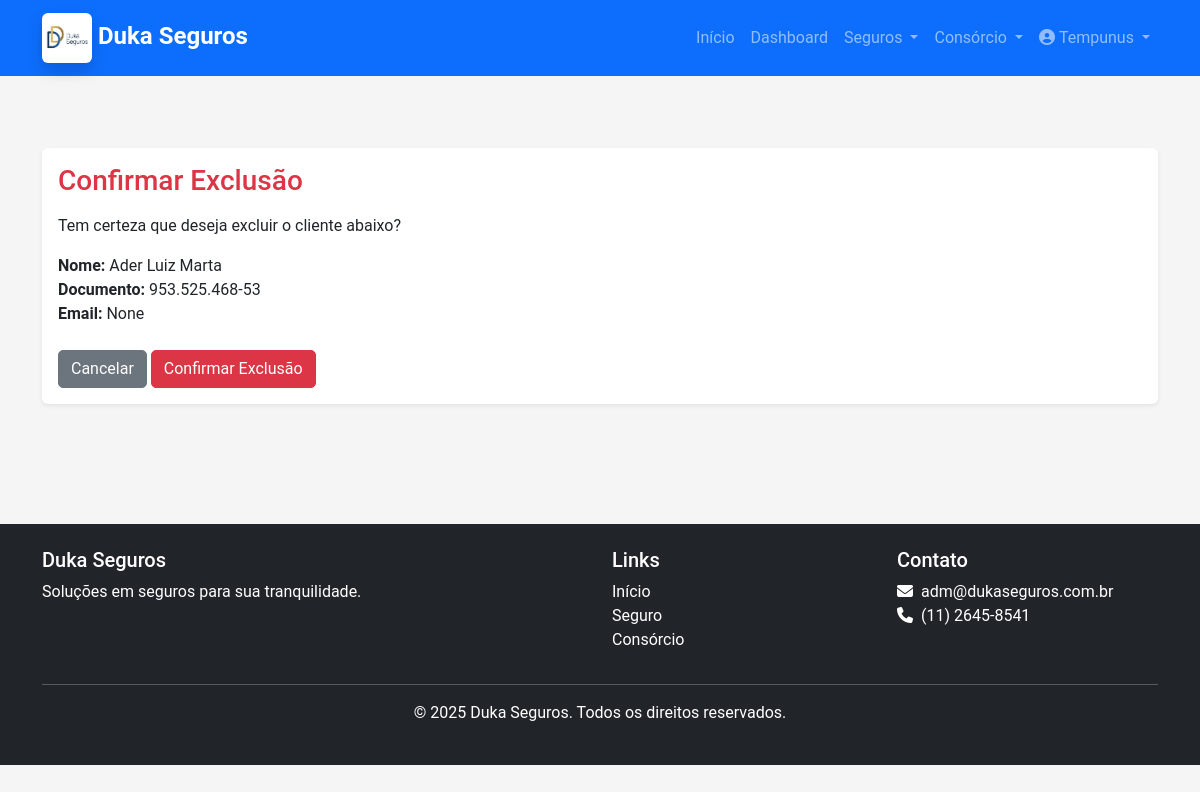
The app's page /clientes/3/excluir/ (signed in) with its own data.
### core/models.py (models this page shows, shortened)
class Cliente(models.Model):
    TIPO_CHOICES = [
        ('PF', 'Pessoa Física'),
        ('PJ', 'Pessoa Jurídica'),
    ]
    tipo = models.CharField(max_length=2, choices=TIPO_CHOICES, default='PF')
    nome = models.CharField(max_length=200)
    documento = models.CharField(max_length=20, unique=True, help_text="CPF ou CNPJ")
    email = models.EmailField(blank=True, null=True)
    telefone = models.CharField(max_length=20, blank=True, null=True)
    endereco = models.CharField(max_length=255, blank=True, null=True)
    cidade = models.CharField(max_length=100, blank=True, null=True)
    estado = models.CharField(max_length=2, blank=True, null=True)
    cep = models.CharField(max_length=10, blank=True, null=True)
    data_nascimento = models.DateField(blank=True, null=True)
    observacoes = models.TextField(blank=True, null=True)
    data_cadastro = models.DateTimeField(auto_now_add=True)
    data_atualizacao = models.DateTimeField(auto_now=True)
    ativo = models.BooleanField(default=True)
    cadastrado_por = models.ForeignKey(User, on_delete=models.SET_NULL, null=True, related_name='clientes_cadastrados')
    class Meta:
        verbose_name = 'Cliente'
        verbose_name_plural = 'Clientes'
        ordering = ['nome']

### core/views.py (the view)
# urls.py: path('clientes/<int:pk>/excluir/', views.cliente_excluir, name='cliente_excluir'),
@login_required
def cliente_excluir(request, pk):
    cliente = get_object_or_404(Cliente, pk=pk)
    if request.method == 'POST':
        cliente.delete()
        messages.success(request, 'Cliente excluído com sucesso!')
        return redirect('cliente_lista')
    return render(request, 'core/cliente_confirmar_exclusao.html', {'cliente': cliente})

### templates/core/cliente_confirmar_exclusao.html (shortened to what this page needs)
{% extends 'base.html' %}
{% block content %}
<div class="container py-5">
    <div class="card shadow-sm">
        <div class="card-body">
            <h3 class="text-danger mb-3">Confirmar Exclusão</h3>
            <p>Tem certeza que deseja excluir o cliente abaixo?</p>
            <ul class="list-unstyled">
                <li><strong>Nome:</strong> {{ cliente.nome }}</li>
                <li><strong>Documento:</strong> {{ cliente.documento }}</li>
                <li><strong>Email:</strong> {{ cliente.email }}</li>
            </ul>
            <form method="post" class="mt-4">
                <a href="{% url 'cliente_lista' %}" class="btn btn-secondary">Cancelar</a>
                <button type="submit" class="btn btn-danger">Confirmar Exclusão</button>
            </form>
        </div>
    </div>
</div>
{% endblock %}

### templates/base.html (shortened to what this page needs)
{% load static %}
<!DOCTYPE html>
<html lang="pt-br">
<head>
    <link href="https://cdn.jsdelivr.net/npm/bootstrap@5.3.0/dist/css/bootstrap.min.css" rel="stylesheet">
    <link rel="stylesheet" href="https://cdnjs.cloudflare.com/ajax/libs/font-awesome/6.4.0/css/all.min.css">
    <link rel="stylesheet" href="{% static 'css/style.css' %}">
</head>
<body>
    <nav class="navbar navbar-expand-lg navbar-dark bg-primary">
        <div class="container">
            <a class="navbar-brand" href="{% url 'home' %}">
                <img src="{% static 'images/Logo_Icon.jpg' %}" width="50" height="50" alt="Duka Seguros"
                    class="img-fluid rounded shadow"> Duka Seguros
            </a>
            <div class="collapse navbar-collapse" id="navbarNav">
                <ul class="navbar-nav ms-auto">
                    <li class="nav-item">
                        <a class="nav-link" href="{% url 'home' %}">Início</a>
                    </li>
                    {% if user.is_authenticated %}
                    <li class="nav-item">
                        <a class="nav-link" href="{% url 'dashboard' %}">Dashboard</a>
                    </li>
                    <li class="nav-item dropdown">
                        <a class="nav-link dropdown-toggle" href="#" id="servicosDropdown" role="button"
                            data-bs-toggle="dropdown">
                            Seguros
                        </a>
                    </li>
                    <li class="nav-item dropdown">
                        <a class="nav-link dropdown-toggle" href="#" id="consorcioDropdown" role="button" data-bs-toggle="dropdown">
                            Consórcio
                        </a>
                    </li>
                    <li class="nav-item dropdown">
                        <a class="nav-link dropdown-toggle" href="#" id="userDropdown" role="button"
                            data-bs-toggle="dropdown">
                            <i class="fas fa-user-circle me-1"></i>{{ user.username }}
                        </a>
                    </li>
                    {% endif %}
                </ul>
            </div>
        </div>
    </nav>
    <main class="py-4">
        {% block content %}{% endblock %}
    </main>
    <footer class="bg-dark text-white py-4 mt-5">
        <div class="container">
            <div class="row">
                <div class="col-md-6">
                    <h5>Duka Seguros</h5>
                    <p>Soluções em seguros para sua tranquilidade.</p>
                </div>
                <div class="col-md-3">
                    <h5>Links</h5>
                    <ul class="list-unstyled">
                        <li><a href="{% url 'home' %}" class="text-white">Início</a></li>
                        {% if user.is_authenticated %}
                        <li><a href="{% url 'seguradora_lista' %}" class="text-white">Seguro</a></li>
                        {% else %}
                        <li><a href="{% url 'dashboard' %}" class="text-white">Dashboard</a></li>
                        {% endif %}
                        <li><a href="{% url 'consorcio_lista' %}" class="text-white">Consórcio</a></li>
                    </ul>
                </div>
                <div class="col-md-3">
                    <h5>Contato</h5>
                    <ul class="list-unstyled">
                        <li><i class="fas fa-envelope me-2"></i>adm@dukaseguros.com.br</li>
                        <li><i class="fas fa-phone me-2"></i>(11) 2645-8541</li>
                    </ul>
                </div>
            </div>
            <hr>
            <div class="text-center">
                <p>&copy; {% now "Y" %} Duka Seguros. Todos os direitos reservados.</p>
            </div>
        </div>
    </footer>
</body>
</html>

### static/css/style.css (style rules this page uses)
:root { --primary-color: #0d6efd; --secondary-color: #6c757d; --success-color: #198754; --info-color: #0dcaf0; --warning-color: #ffc107; --danger-color: #dc3545; --light-color: #f8f9fa; --dark-color: #212529; }
body { font-family: 'Roboto', sans-serif; color: #333; background-color: #f5f5f5; }
.navbar-brand { font-weight: 700; font-size: 1.5rem; }
.card { border: none; transition: transform 0.3s ease, box-shadow 0.3s ease; }
.btn { border-radius: 5px; transition: all 0.3s ease; }
footer { background-color: var(--dark-color); color: white; padding: 3rem 0; }
footer a { color: rgba(255, 255, 255, 0.8); text-decoration: none; }

### records on screen
Cliente: nome "Ader Luiz Marta", documento "953.525.468-53", email "None"

### other values on screen
{{ user.username }} "Tempunus"
